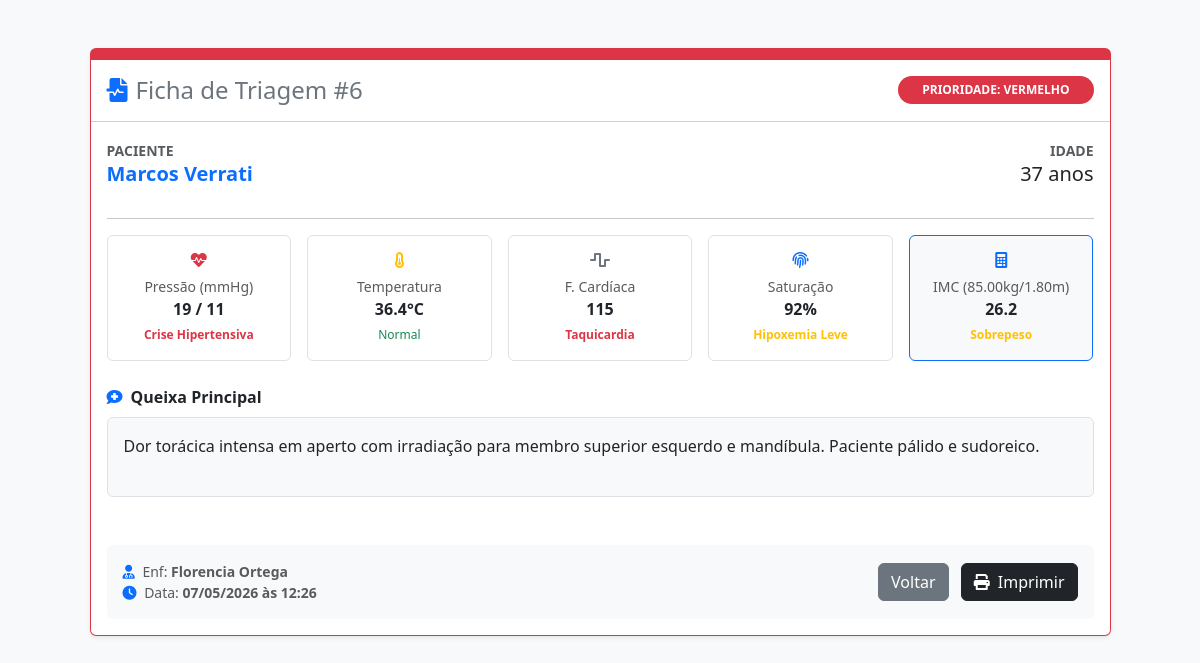
The page /view/triagem-view.php?id=6 (signed in) on the database its author committed.
### tables this page shows
CREATE TABLE `triagens` (
  `id` int(11) NOT NULL AUTO_INCREMENT,
  `paciente_id` int(11) NOT NULL,
  `enfermeiro_id` int(11) NOT NULL,
  `queixa_principal` text NOT NULL,
  `temperatura` decimal(4,1) DEFAULT NULL COMMENT 'Ex: 36.5',
  `peso` decimal(5,2) DEFAULT NULL COMMENT 'Ex: 70.50',
  `altura` decimal(3,2) DEFAULT NULL COMMENT 'Ex: 1.75',
  `frequencia_cardiaca` int(11) DEFAULT NULL COMMENT 'Ex: 80',
  `saturacao` int(11) DEFAULT NULL COMMENT 'Ex: 98',
  `pressao_sistolica` int(11) DEFAULT NULL,
  `pressao_diastolica` int(11) DEFAULT NULL,
  `classificacao_risco` enum('Azul','Verde','Amarelo','Laranja','Vermelho') DEFAULT 'Verde',
  `data_hora` datetime DEFAULT current_timestamp(),
  `status` enum('Aguardando Médico','Atendido','Cancelado') DEFAULT 'Aguardando Médico',
  PRIMARY KEY (`id`)
);

CREATE TABLE `usuarios` (
  `id` int(11) NOT NULL AUTO_INCREMENT,
  `cpf` varchar(14) DEFAULT NULL,
  `nome` varchar(100) NOT NULL,
  `email` varchar(100) DEFAULT NULL,
  `data_nascimento` date NOT NULL,
  `senha` varchar(255) DEFAULT NULL,
  `role` enum('admin','medico','enfermeiro','paciente') DEFAULT 'paciente' COMMENT 'Papéis de acesso ao sistema',
  `crm_registro` varchar(50) DEFAULT NULL COMMENT 'Registro CRM do Médico. Deve ser preenchido se o papel role for medico.',
  `coren_registro` varchar(50) DEFAULT NULL COMMENT 'Registro COREN do Enfermeiro/Técnico. Deve ser preenchido se o role for enfermeiro.',
  PRIMARY KEY (`id`),
  UNIQUE KEY `crm_registro` (`crm_registro`),
  UNIQUE KEY `coren_registro` (`coren_registro`),
  UNIQUE KEY `cpf` (`cpf`),
  UNIQUE KEY `cpf_2` (`cpf`),
  UNIQUE KEY `cpf_3` (`cpf`),
  UNIQUE KEY `cpf_4` (`cpf`)
);

### Model/EnfermagemService.php (called while the page is built, shortened)
<?php
class EnfermagemService {
    private $db;
    public function __construct($conexao) {
        $this->db = $conexao;
    }
    public function buscarPorId($id) {
        $id = mysqli_real_escape_string($this->db, $id);
        $sql = "SELECT t.*,
                       u_pac.nome as paciente_nome, u_pac.data_nascimento,
                       u_enf.nome as enfermeiro_nome
                FROM triagens t
                JOIN usuarios u_pac ON t.paciente_id = u_pac.id
                JOIN usuarios u_enf ON t.enfermeiro_id = u_enf.id
                WHERE t.id = '$id'";
        $resultado = mysqli_query($this->db, $sql);
        return mysqli_fetch_assoc($resultado);
    }
}

### view/triagem-view.php (the view, shortened to what this page needs)
<?php
    require_once '../Model/conexao.php';
    require_once '../Model/EnfermagemService.php';
    $id = $_GET['id'] ?? null;
    $enfermagemService = new EnfermagemService($conexao);
    $t = $enfermagemService->buscarPorId($id);
    $nascimento = new DateTime($t['data_nascimento']);
    $hoje = new DateTime();
    $idade = $hoje->diff($nascimento)->y;
    $imc = 0;
    $imc_texto = "N/A";
    $imc_cor = "text-muted";
    if ($t['peso'] > 0 && $t['altura'] > 0) {
        $imc = $t['peso'] / ($t['altura'] * $t['altura']);
        if ($imc < 18.5) { $imc_texto = "Abaixo do peso"; $imc_cor = "text-warning"; }
        elseif ($imc < 24.9) { $imc_texto = "Peso normal"; $imc_cor = "text-success"; }
        elseif ($imc < 29.9) { $imc_texto = "Sobrepeso"; $imc_cor = "text-warning"; }
        else { $imc_texto = "Obesidade"; $imc_cor = "text-danger"; }
    }
    function validarPressao($sis, $dia) {
        if ($sis >= 180 || $dia >= 110) return ['msg' => 'Crise Hipertensiva', 'cor' => 'text-danger fw-bold'];
        return ['msg' => 'Normal', 'cor' => 'text-success'];
    }
    function validarTemperatura($temp) {
        return ['msg' => 'Normal', 'cor' => 'text-success'];
    }
    function validarSaturacao($sat) {
        if ($sat >= 90 && $sat < 95) return ['msg' => 'Hipoxemia Leve', 'cor' => 'text-warning fw-bold'];
        return ['msg' => 'Normal', 'cor' => 'text-success'];
    }
    function validarFrequencia($fc) {
        if ($fc > 100) return ['msg' => 'Taquicardia', 'cor' => 'text-danger fw-bold'];
        return ['msg' => 'Normal', 'cor' => 'text-success'];
    }
?>
<!DOCTYPE html>
<html lang="pt-br">
<head>
    <link href="https://cdn.jsdelivr.net/npm/bootstrap@5.3.3/dist/css/bootstrap.min.css" rel="stylesheet">
    <link rel="stylesheet" href="https://cdnjs.cloudflare.com/ajax/libs/font-awesome/6.0.0/css/all.min.css">
</head>
<body class="bg-light py-5">
    <div class="container">
        <div class="row justify-content-center">
            <div class="col-md-11">
                <div class="card shadow-sm card-ficha border-<?= $t['classificacao_risco']; ?>">
                    <div class="card-header bg-white d-flex justify-content-between align-items-center py-3">
                        <h4 class="mb-0 text-secondary">
                            <i class="fas fa-file-medical-alt me-2 text-primary"></i>Ficha de Triagem #<?= $t['id']; ?>
                        </h4>
                        <span class="badge rounded-pill p-2 px-4 bg-<?= ($t['classificacao_risco'] == 'Laranja') ? 'Laranja' : (($t['classificacao_risco'] == 'Azul') ? 'info' : (($t['classificacao_risco'] == 'Verde') ? 'success' : (($t['classificacao_risco'] == 'Amarelo') ? 'warning' : 'danger'))); ?>">
                            PRIORIDADE: <?= strtoupper($t['classificacao_risco']); ?>
                        </span>
                    </div>
                    <div class="card-body">
                        <div class="row mb-4">
                            <div class="col-md-8">
                                <label class="text-muted small fw-bold text-uppercase">Paciente</label>
                                <h5 class="fw-bold text-primary"><?= $t['paciente_nome']; ?></h5>
                            </div>
                            <div class="col-md-4 text-md-end">
                                <label class="text-muted small fw-bold text-uppercase">Idade</label>
                                <h5><?= $idade; ?> anos</h5>
                            </div>
                        </div>
                        <hr>
                        <div class="row row-cols-1 row-cols-md-5 g-3 text-center mb-4">
                            <?php $v_pres = validarPressao($t['pressao_sistolica'], $t['pressao_diastolica']); ?>
                            <div class="col">
                                <div class="p-3 border rounded bg-white stat-card">
                                    <i class="fas fa-heartbeat text-danger mb-2"></i>
                                    <div class="small text-muted">Pressão (mmHg)</div>
                                    <div class="fw-bold">
                                        <?= $t['pressao_sistolica'] / 10; ?> / <?= $t['pressao_diastolica'] / 10; ?>
                                    </div>
                                    <span class="label-result <?= $v_pres['cor']; ?>"><?= $v_pres['msg']; ?></span>
                                </div>
                            </div>
                            <?php $v_temp = validarTemperatura($t['temperatura']); ?>
                            <div class="col">
                                <div class="p-3 border rounded bg-white stat-card">
                                    <i class="fas fa-thermometer-half text-warning mb-2"></i>
                                    <div class="small text-muted">Temperatura</div>
                                    <div class="fw-bold"><?= $t['temperatura']; ?>°C</div>
                                    <span class="label-result <?= $v_temp['cor']; ?>"><?= $v_temp['msg']; ?></span>
                                </div>
                            </div>
                            <?php $v_fc = validarFrequencia($t['frequencia_cardiaca']); ?>
                            <div class="col">
                                <div class="p-3 border rounded bg-white stat-card">
                                    <i class="fas fa-wave-square text-secondary mb-2"></i>
                                    <div class="small text-muted">F. Cardíaca</div>
                                    <div class="fw-bold"><?= $t['frequencia_cardiaca']; ?></div>
                                    <span class="label-result <?= $v_fc['cor']; ?>"><?= $v_fc['msg']; ?></span>
                                </div>
                            </div>
                            <?php $v_sat = validarSaturacao($t['saturacao']); ?>
                            <div class="col">
                                <div class="p-3 border rounded bg-white stat-card">
                                    <i class="fas fa-fingerprint text-primary mb-2"></i>
                                    <div class="small text-muted">Saturação</div>
                                    <div class="fw-bold"><?= $t['saturacao']; ?>%</div>
                                    <span class="label-result <?= $v_sat['cor']; ?>"><?= $v_sat['msg']; ?></span>
                                </div>
                            </div>
                            <div class="col">
                                <div class="p-3 border border-primary rounded bg-light stat-card">
                                    <i class="fas fa-calculator text-primary mb-2"></i>
                                    <div class="small text-muted">IMC (<?= $t['peso']; ?>kg/<?= $t['altura']; ?>m)</div>
                                    <div class="fw-bold"><?= number_format($imc, 1); ?></div>
                                    <span class="label-result <?= $imc_cor; ?> fw-bold"><?= $imc_texto; ?></span>
                                </div>
                            </div>
                        </div>
                        <div class="mb-4">
                            <label class="form-label fw-bold"><i class="fas fa-comment-medical text-primary me-2"></i>Queixa Principal</label>
                            <div class="p-3 bg-light border rounded" style="min-height: 80px;">
                                <?= nl2br($t['queixa_principal']); ?>
                            </div>
                        </div>
                        <div class="d-flex justify-content-between align-items-center mt-5 p-3 bg-light rounded">
                            <div class="text-muted small">
                                <i class="fas fa-user-md me-1 text-primary"></i> Enf: <strong><?= $t['enfermeiro_nome']; ?></strong><br>
                                <i class="fas fa-clock me-1 text-primary"></i> Data:
                                <strong><?= date('d/m/Y \à\s H:i', strtotime($t['data_hora'])); ?></strong>
                            </div>
                            <div class="no-print">
                                <a href="javascript:history.go(-1)" class="btn btn-secondary me-2">Voltar</a>
                                <button onclick="window.print()" class="btn btn-dark"><i class="fas fa-print me-1"></i> Imprimir</button>
                            </div>
                        </div>
                    </div>
                </div>
            </div>
        </div>
    </div>
</body>
</html>

### view/triagem-view.php (style rules this page uses)
.card-ficha { border-top: 12px solid; }
.border-Vermelho { border-color: #dc3545; }
.label-result { font-size: 0.75rem; display: block; margin-top: 5px; }
.stat-card { height: 100%; display: flex; flex-direction: column; justify-content: center; }

### rows shown on the page
triagens: id "6", classificacao_risco "VERMELHO", usuarios.nome "Marcos Verrati", $t['pressao_sistolica']/10 "19", $t['pressao_diastolica']/10 "11", pressao_sistolica+pressao_diastolica "Crise Hipertensiva", temperatura "36.4", temperatura "Normal", frequencia_cardiaca "115", frequencia_cardiaca "Taquicardia", saturacao "92", saturacao "Hipoxemia Leve", peso "85.00", altura "1.80", imc "26.2", imc_texto "Sobrepeso", queixa_principal "Dor torácica intensa em aperto com irradiação para membro superior esquerdo e mandíbula. Paciente pálido e sudoreico.", usuarios.nome "Florencia Ortega", data_hora "07/05/2026 às 12:26"
